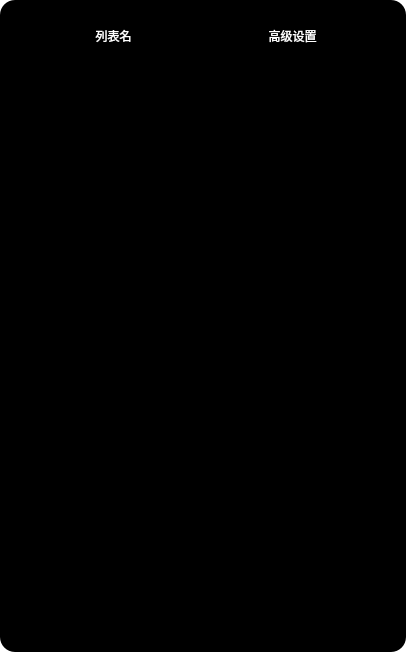
<?xml version="1.0" encoding="UTF-8"?>
<ui version="4.0">
 <class>list</class>
 <widget class="QWidget" name="list">
  <property name="geometry">
   <rect>
    <x>0</x>
    <y>0</y>
    <width>406</width>
    <height>652</height>
   </rect>
  </property>
  <property name="windowTitle">
   <string>播放列表</string>
  </property>
  <property name="styleSheet">
   <string notr="true">#widget{
background-color: rgb(0, 0, 0);
border-radius:15px;
}
*:hover{
color: rgb(0, 170, 255);
}
#widget_show{
background-color: rgba(0,0,0,128); 
}
QMenu
{
background-color: rgba(0,0,0,128);
}
*{
font: 12pt &quot;华文仿宋&quot;;
border:none;
color: rgb(255, 255, 255);
background-color: transparent;
}</string>
  </property>
  <layout class="QVBoxLayout" name="verticalLayout_6">
   <property name="spacing">
    <number>0</number>
   </property>
   <property name="leftMargin">
    <number>0</number>
   </property>
   <property name="topMargin">
    <number>0</number>
   </property>
   <property name="rightMargin">
    <number>0</number>
   </property>
   <property name="bottomMargin">
    <number>0</number>
   </property>
   <item>
    <widget class="QWidget" name="widget" native="true">
     <layout class="QVBoxLayout" name="verticalLayout_7">
      <item>
       <widget class="QPixmapShow" name="pixmapshow" native="true">
        <layout class="QVBoxLayout" name="verticalLayout_5">
         <property name="spacing">
          <number>0</number>
         </property>
         <property name="leftMargin">
          <number>0</number>
         </property>
         <property name="topMargin">
          <number>0</number>
         </property>
         <property name="rightMargin">
          <number>0</number>
         </property>
         <property name="bottomMargin">
          <number>0</number>
         </property>
         <item>
          <widget class="QWidget" name="widget_show" native="true">
           <property name="styleSheet">
            <string notr="true"/>
           </property>
           <layout class="QVBoxLayout" name="verticalLayout">
            <item>
             <widget class="QWidget" name="widget_2" native="true">
              <layout class="QHBoxLayout" name="horizontalLayout">
               <item>
                <widget class="QPushButton" name="pushButton_tables">
                 <property name="text">
                  <string>列表名</string>
                 </property>
                </widget>
               </item>
               <item>
                <widget class="QPushButton" name="pushButton_high">
                 <property name="text">
                  <string>高级设置</string>
                 </property>
                </widget>
               </item>
              </layout>
             </widget>
            </item>
            <item>
             <widget class="QStackedWidget" name="stackedWidget_tables">
              <property name="currentIndex">
               <number>-1</number>
              </property>
             </widget>
            </item>
           </layout>
          </widget>
         </item>
        </layout>
       </widget>
      </item>
     </layout>
    </widget>
   </item>
  </layout>
 </widget>
 <customwidgets>
  <customwidget>
   <class>QPixmapShow</class>
   <extends>QWidget</extends>
   <header location="global">qpixmapshow.h</header>
   <container>1</container>
  </customwidget>
 </customwidgets>
 <resources/>
 <connections/>
</ui>
